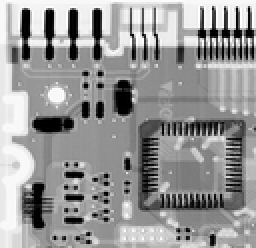
%> input picture digital image processing/6-图像的复原与重建/image/11-orig.tif, 128 x 124 px, shrunk from 464 x 448 before the run (shown 2 times larger)
$ octave T1.m   (GNU Octave 9; MATLAB toolbox functions it lacks are replaced by stand-ins)
%> lines starting %> are read from the running program, lines starting %| are printed output that depends on the picture
### digital image processing/6-图像的复原与重建/test6_code/MeanFilter_1.m
%算术均值滤波器
function res = MeanFilter_1(image,m,n)
%确定要扩展的行列数
lm=floor(m/2);
ln=floor(n/2);
%将原始图像进行扩展，这里采用了镜像扩展，以进行图像边缘计算
image_pad=padarray(image,[lm,ln],'symmetric');
%获得扩展后的图像尺寸
[M,N]=size(image_pad);
%存放处理后的图像
[MM,NN] = size(image);
res=zeros(MM,NN);
%逐点计算子窗口的算术平均
for i=1+lm:M-lm
    for j=1+ln:N-ln
        %从扩展图像中取出子图像
        Block=image_pad(i-lm:i+lm,j-ln:j+ln);
        %求子窗口的算术平均
        res(i-lm,j-ln)=mean(mean(Block));
    end
end

### digital image processing/6-图像的复原与重建/test6_code/MeanFilter_2.m
function res = MeanFilter_2(image,m,n)
%几何均值滤波器
%确定要扩展的行列数
lm=floor(m/2);
ln=floor(n/2);
%将原始图像进行扩展，这里采用了镜像扩展，以进行图像边缘计算
image_pad=padarray(image,[lm,ln],'symmetric');
%获得扩展后的图像尺寸
[M,N]=size(image_pad);
%存放处理后的图像
[MM,NN] = size(image);
res=zeros(MM,NN);
%逐点计算子窗口的几何平均
for i=1+lm:M-lm
    for j=1+ln:N-ln
        %从扩展图像中取出子图像
        Block=image_pad(i-lm:i+lm,j-ln:j+ln);
        %求子窗口的几何均值
        res(i-lm,j-ln)=(prod(prod(Block)))^(1/(m*n));
    end
end

### digital image processing/6-图像的复原与重建/test6_code/MeanFilter_3.m
%逆谐波均值滤波器
function res = MeanFilter_3(image,Q)
%确定要扩展的行列数
m=3;n=3;
lm=floor(m/2);
ln=floor(n/2);
%将原始图像进行扩展，这里采用了镜像扩展，以进行图像边缘计算
image_pad=padarray(image,[lm,ln],'symmetric');
%获得扩展后的图像尺寸
[M,N]=size(image_pad);
%存放处理后的图像
[MM,NN] = size(image);
res=zeros(MM,NN);
%逐点计算子窗口的谐波平均
for i=1+lm:M-lm
    for j=1+ln:N-ln
        %从扩展图像中取出子图像
        Block=image_pad(i-lm:i+lm,j-ln:j+ln);
        %求子窗口的谐波平均
        s1=sum(Block(:).^(Q+1));
        s2=sum(Block(:).^Q);
        res(i-lm,j-ln)=s1/s2;
    end
end

### digital image processing/6-图像的复原与重建/test6_code/T1.m
%图像复原的空间滤波
clc,clear
close all
ImagePath ='D:\大三（下）专业课\数字图像处理\Test6\image\11-orig.tif';
ImageGray = imread(ImagePath);
%> ImageGray is the input picture: size 124x128 uint8; min 0, max 255, mean 151
InputImagegray = im2double(ImageGray);
ImagePath ='D:\大三（下）专业课\数字图像处理\Test6\image\11-gauss-var.tif';
ImageGray = imread(ImagePath);
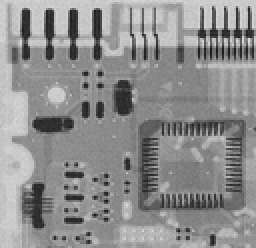
%> input picture digital image processing/6-图像的复原与重建/image/11-gauss-var.tif, 128 x 124 px, shrunk from 464 x 448 before the run (shown 2 times larger)
%> ImageGray is the input picture: size 124x128 uint8; min 24, max 220, mean 141.7
InputImage_guass = im2double(ImageGray);
figure(1);
hold on
subplot(221);
imshow(InputImagegray);
title('原图');
subplot(222);
imshow(InputImage_guass);
title('加入高斯噪声后的图像');
m=3;n=3;
image = MeanFilter_1(InputImage_guass,m,n);
subplot(223);
imshow(image);
title('算数均值滤波后图像');
image = MeanFilter_2(InputImage_guass,m,n);
subplot(224);
imshow(image);
title('几何均值滤波后图像');
hold off
figure(2);
hold on
subplot(221);
imshow(InputImagegray);
title('原图');
subplot(222);
imshow(InputImage_guass);
title('加入高斯噪声后的图像');
m=9;n=9;
image = MeanFilter_1(InputImage_guass,m,n);
subplot(223);
imshow(image);
title('算数均值滤波后图像');
image = MeanFilter_2(InputImage_guass,m,n);
subplot(224);
imshow(image);
title('几何均值滤波后图像');
hold off
figure(3);
hold on
subplot(221);
imshow(InputImagegray);
title('原图');
subplot(222);
imshow(InputImage_guass);
title('加入高斯噪声后的图像');
m=17;n=17;
image = MeanFilter_1(InputImage_guass,m,n);
%> call 3 of MeanFilter_1, with m = 17, n = 17
%> after the loop in MeanFilter_1 (call 3), `for i=1+lm:M-lm`:
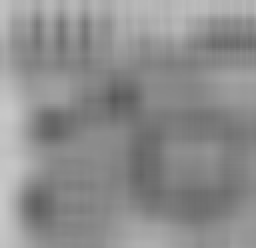
%> res: size 124x128 double (shown 2 times larger); min 0.348, max 0.784, mean 0.556
subplot(223);
imshow(image);
title('算数均值滤波后图像');
image = MeanFilter_2(InputImage_guass,m,n);
subplot(224);
imshow(image);
title('几何均值滤波后图像');
hold off

%逆谐波均值滤波复原
ImagePath ='D:\大三（下）专业课\数字图像处理\Test6\image\22-pepper.tif';
ImageGray = imread(ImagePath);
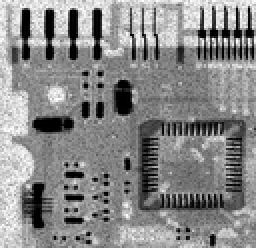
%> input picture digital image processing/6-图像的复原与重建/image/22-pepper.tif, 128 x 124 px, shrunk from 464 x 448 before the run (shown 2 times larger)
%> ImageGray is the input picture: size 124x128 uint8; min 0, max 255, mean 135.9
InputImagegray = im2double(ImageGray);
figure(4);
hold on
subplot(232);
imshow(InputImagegray);
title('含有椒噪声的图像');
Q = 1.5;
image = MeanFilter_3(InputImagegray,Q);
subplot(233);
imshow(image);
title('Q为正的逆谐滤波');
Q = -1.5;
image = MeanFilter_3(InputImagegray,Q);
subplot(234);
imshow(image);
title('Q为负的逆谐滤波');
Q = 0;
image = MeanFilter_3(InputImagegray,Q);
subplot(235);
imshow(image);
title('Q为0的逆谐滤波 => 算数均值');
Q = -1;
image = MeanFilter_3(InputImagegray,Q);
subplot(236);
imshow(image);
title('Q为-1的逆谐滤波 => 谐波均值');
hold off
ImagePath ='D:\大三（下）专业课\数字图像处理\Test6\image\22-salt.tif';
ImageGray = imread(ImagePath);
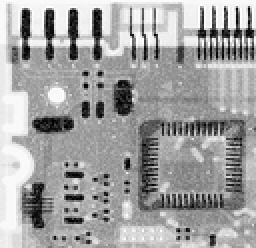
%> input picture digital image processing/6-图像的复原与重建/image/22-salt.tif, 128 x 124 px, shrunk from 464 x 448 before the run (shown 2 times larger)
%> ImageGray is the input picture: size 124x128 uint8; min 0, max 255, mean 161.4
InputImagegray = im2double(ImageGray);
figure(5);
hold on
subplot(232);
imshow(InputImagegray);
title('含有盐噪声的图像');
Q = 1.5;
image = MeanFilter_3(InputImagegray,Q);
%> call 5 of MeanFilter_3, with Q = 1.5
%> in MeanFilter_3 (call 5), `image_pad=padarray(image,[lm,ln],'symmetric');`:
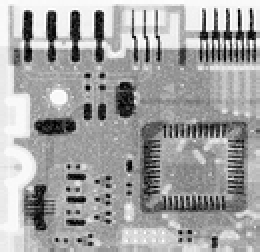
%> image_pad: size 126x130 double (shown 2 times larger); min 0, max 1, mean 0.639
subplot(233);
imshow(image);
title('Q为正的逆谐滤波');
Q = -Q;
image = MeanFilter_3(InputImagegray,Q);
subplot(234);
imshow(image);
title('Q为负的逆谐滤波');
Q = 0;
image = MeanFilter_3(InputImagegray,Q);
%> call 7 of MeanFilter_3, with Q = 0
%> after the loop in MeanFilter_3 (call 7), `for i=1+lm:M-lm`:
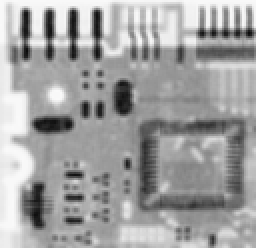
%> res: size 124x128 double (shown 2 times larger); min 0.0488, max 0.981, mean 0.633
subplot(235);
imshow(image);
title('Q为0的逆谐滤波 => 算数均值');
Q = -1;
image = MeanFilter_3(InputImagegray,Q);
%> call 8 of MeanFilter_3, with Q = -1
%> after the loop in MeanFilter_3 (call 8), `for i=1+lm:M-lm`:
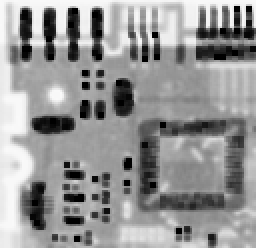
%> res: size 124x128 double (shown 2 times larger); min 0, max 0.981, mean 0.586
subplot(236);
imshow(image);
title('Q为-1的逆谐滤波 => 谐波均值');
hold off
